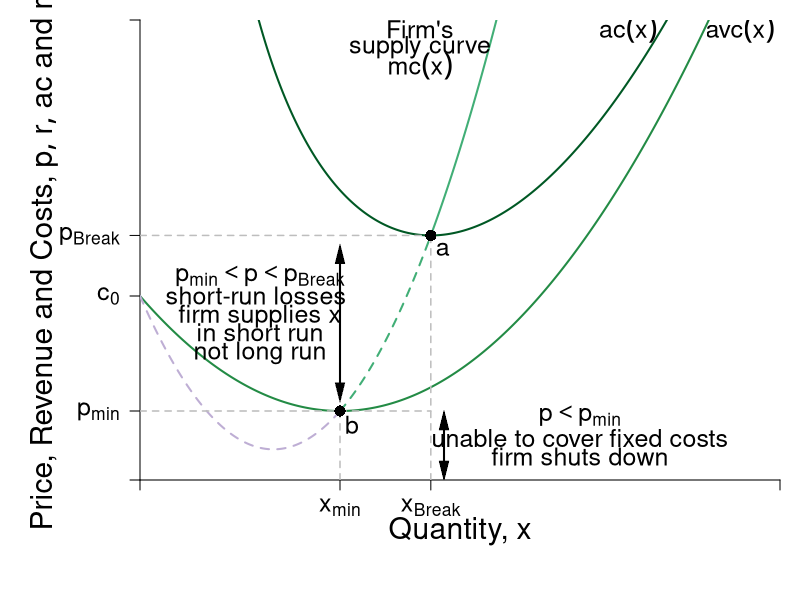

The R source for this figure:
#Graph Designer: Simon Halliday
#Authors: Bowles, Foley and Halliday
#Title: Coordination, Conflict and Competition: A Text in Microeconomics

require(shape)
pdf(file = "firmmarketsupply/supply_upward_cube.pdf", width = 9, height = 7)

#Set parameters for graphics
axislabelsize <- 1.8
labelsize <- 1.5
namesize <- 1.8
annotatesize <- 1.5
graphlinewidth <- 2
segmentlinewidth <- 1.5

COL <- c("#7fc97f", "#beaed4", "#fdc086", "#ffff99", "#386cb0", "#f0027f", "#bf5b17", "#666666")
COLA <- c("#e0f3db", "#99d8c9","#66c2a4","#41ae76", "#238b45", "#005824")
COLB <- c("#c6dbef", "#4eb3d3", "#2b8cbe", "#0868ac","#084081")

#Edited the margins to cater for the larger LHS labels
par(mar =  c(6, 7, 1, 1))

AvgRevenue <- function(x, rmax = 12, xmax = 12){
  rmax - (rmax/xmax)*x
}

MRevenue <- function(x, rmax = 12, xmax = 12){
  rmax - 2*(rmax/xmax)*x
}

Cost <- function(x, c0 = 6, c1 = 2, c2 = -0.5, c3 = 0.3){
  c0 + c1*x + c2*x^2 + c3*x^3 
}

AvgCost <- function(x, c0 = 6, c1 = 2, c2 = -1, c3 = 0.2){
  c0/x + c1 + c2*x + c3*x^2
}

AvgVarCost <- function(x, c0 = 6, c1 = 2, c2 = -1, c3 = 0.2){
  c1 + c2*x + c3*x^2
}

MCost <- function(x, c1 = 2, c2 = -1, c3 = 0.2){
  c1 + 2*c2*x + 3*c3*x^2
}

xlims <- c(0, 8)
ylims <- c(0, 5)

npts <- 501 

plot(0, 0, xlim = xlims, ylim = ylims, type = "n",
     xlab = expression(paste("")),
     ylab = expression(paste("")), 
     xaxt = "n", 
     yaxt = "n", 
     cex.lab = axislabelsize, 
     bty = "n",
     xaxs = "i", 
     yaxs = "i")


ticksy <- c(0, 2, MCost(x = 5/2), MCost(x = 3.63514), ylims[2])
ylabels <- c(NA, expression(paste(c[0])), expression(paste(p[min])),expression(paste(p[Break])), NA)
ticksx <- c(0, 5/2, 3.63514, xlims[2])
xlabels <- c(NA, expression(paste(x[min])), expression(paste(x[Break])), NA)

axis(1, at = ticksx, pos = 0, labels = xlabels, cex.axis = labelsize)
axis(2, at = ticksy, pos = 0, labels = ylabels, las = 1, cex.axis = labelsize)

npts <- 500 
xx1 <- seq(xlims[1], xlims[2], length.out = npts)
xx2 <- seq(5/2, 3.63514, length.out = npts)
xx4 <- seq(3.63514, xlims[2], length.out = npts)
xx3 <- seq(0, 5/2, length.out = npts)


lines(xx1, AvgCost(xx1), col = COLA[6], lwd = graphlinewidth)
lines(xx1, AvgVarCost(xx1), col = COLA[5], lwd = graphlinewidth)
lines(xx4, MCost(xx4), col = COLA[4], lwd = graphlinewidth)
lines(xx2, MCost(xx2), col = COLA[4], lwd = graphlinewidth, lty = 2)
lines(xx3, MCost(xx3), col = COL[2], lwd = graphlinewidth, lty = 2)

#Label the axes
mtext(expression(paste("Quantity, ", x)), side = 1, line = 2.5, cex = axislabelsize)
#mtext(expression(paste("Quantity of output, ", x)), side = 1, line = 2.5, cex = axislabelsize)
text(-1.2, 0.5*ylims[2], expression(paste("Price, Revenue and Costs, ", list(p, r, ac), " and ", mc)), xpd = TRUE, cex = axislabelsize, srt = 90) 

#Label curves
text(6.1, 4.9, expression(paste(ac(x))), cex = labelsize)
text(7.5, 4.9, expression(paste(avc(x))), cex = labelsize)
text(3.5, 4.9, expression(paste("Firm's")), cex = labelsize)
text(3.5, 4.7, expression(paste("supply curve")), cex = labelsize)
text(3.5, 4.5, expression(paste(mc(x))), cex = labelsize)

#Draw segments for total costs
segments(0, MCost(x = 5/2), 3.63514, MCost(x = 5/2), lty = 2, col = "gray" , lwd = segmentlinewidth)
segments(5/2, 0, 5/2, MCost(x = 5/2), lty = 2, col = "gray" , lwd = segmentlinewidth)


segments(0, MCost(x = 3.63514), 3.63514, MCost(x = 3.63514), lty = 2, col = "gray" , lwd = segmentlinewidth)
segments(3.63514, 0, 3.63514, MCost(x = 3.63514), lty = 2, col = "gray" , lwd = segmentlinewidth)


#Label Points for comparison
points(3.63514, MCost(x = 3.63514), pch = 16, col = "black", cex = 1.5)
text(3.63514 + 0.15, MCost(x = 3.63514) - 0.15, expression(a), cex = labelsize)

points(5/2, MCost(x = 5/2), pch = 16, col = "black", cex = 1.5)
text(5/2 + 0.15, MCost(x = 5/2) - 0.15, expression(b), cex = labelsize)

#Arrow to for sr losses
text(1.5, 2.22, expression(paste(p[min] < p, phantom() < p[Break])), cex = labelsize)
text(1.45, 2, expression(paste("short-run losses")), cex = labelsize)
text(1.5, 1.78, expression(paste("firm supplies x")), cex = labelsize)
text(1.5, 1.6, expression(paste("in short run")), cex = labelsize)
text(1.5, 1.38, expression(paste("not long run")), cex = labelsize)

Arrows(2.5 , MCost(x = 5/2) + 0.2, 2.5, MCost(x = 3.63514) - 0.2, col = "black", code = 3, lty = 1, lwd = 2, arr.type = "triangle", arr.lwd = 0.5)


#Arrow to for sr shutdown
text(5.5, 0.7, expression(paste(p < p[min])), cex = labelsize)
text(5.5, 0.45, expression(paste("unable to cover fixed costs")), cex = labelsize)
text(5.5, 0.25, expression(paste("firm shuts down")), cex = labelsize)
Arrows(3.8, 0.1, 3.8, MCost(x = 5/2) - 0.1, col = "black", code = 3, lty = 1, lwd = 2, arr.type = "triangle", arr.lwd = 0.5)


dev.off()
